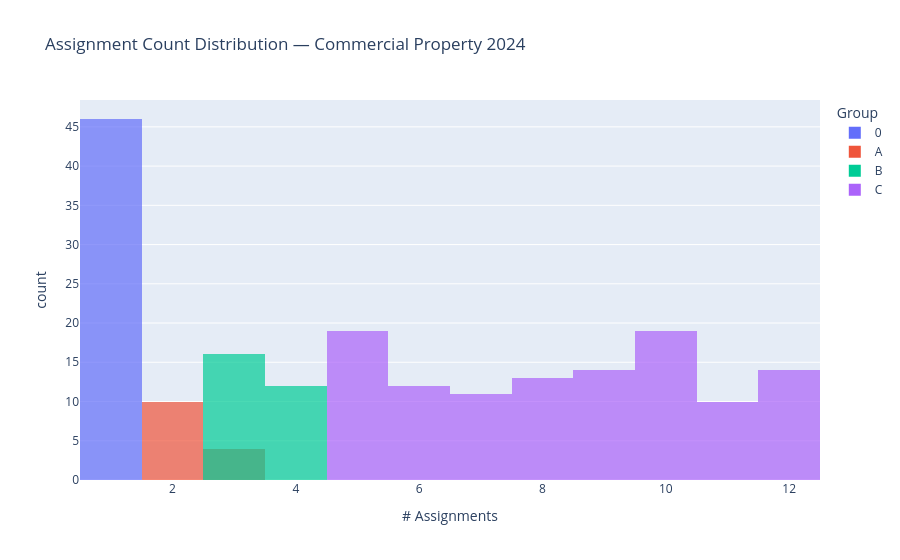

This figure's notebook cell:
### Code cell
# ── Assignment count distribution ─────────────────────────────────────────────
fig = px.histogram(claims, x="assignment_count", color="final_group",
                   title="Assignment Count Distribution — Commercial Property 2024",
                   labels={"assignment_count":"# Assignments","final_group":"Group"},
                   nbins=12, barmode="overlay", opacity=0.7,
                   category_orders={"final_group":["0","A","B","C"]})
fig.show()

### Figure 1 — Plotly figure (JSON) as saved in the notebook; plotly's stock layout.template omitted (floating-point values rounded to 4 significant figures)
{"data": [{"alignmentgroup": "True", "bingroup": "x", "hovertemplate": "Group=0<br># Assignments=%{x}<br>count=%{y}<extra></extra>", "legendgroup": "0", "marker": {"color": "#636efa", "opacity": 0.7, "pattern": {"shape": ""}}, "name": "0", "nbinsx": 12, "offsetgroup": "0", "orientation": "v", "showlegend": true, "type": "histogram", "x": [1.0, 1.0, 1.0, 1.0, 1.0, 1.0, 1.0, 1.0, 1.0, 1.0, 1.0, 1.0, 1.0, 1.0, 1.0, 1.0, 1.0, 1.0, 1.0, 1.0, 1.0, 1.0, 1.0, 1.0, 1.0, 1.0, 1.0, 1.0, 1.0, 1.0, 1.0, 1.0, 1.0, 1.0, 1.0, 1.0, 1.0, 1.0, 1.0, 1.0, 1.0, 1.0, 1.0, 1.0, 1.0, 1.0], "xaxis": "x", "yaxis": "y"}, {"alignmentgroup": "True", "bingroup": "x", "hovertemplate": "Group=A<br># Assignments=%{x}<br>count=%{y}<extra></extra>", "legendgroup": "A", "marker": {"color": "#EF553B", "opacity": 0.7, "pattern": {"shape": ""}}, "name": "A", "nbinsx": 12, "offsetgroup": "A", "orientation": "v", "showlegend": true, "type": "histogram", "x": [3.0, 2.0, 3.0, 2.0, 2.0, 3.0, 2.0, 2.0, 2.0, 2.0, 2.0, 3.0, 2.0, 2.0], "xaxis": "x", "yaxis": "y"}, {"alignmentgroup": "True", "bingroup": "x", "hovertemplate": "Group=B<br># Assignments=%{x}<br>count=%{y}<extra></extra>", "legendgroup": "B", "marker": {"color": "#00cc96", "opacity": 0.7, "pattern": {"shape": ""}}, "name": "B", "nbinsx": 12, "offsetgroup": "B", "orientation": "v", "showlegend": true, "type": "histogram", "x": [3.0, 4.0, 4.0, 4.0, 4.0, 3.0, 3.0, 4.0, 3.0, 3.0, 3.0, 3.0, 3.0, 3.0, 3.0, 4.0, 3.0, 4.0, 3.0, 3.0, 3.0, 3.0, 4.0, 3.0, 4.0, 4.0, 4.0, 4.0], "xaxis": "x", "yaxis": "y"}, {"alignmentgroup": "True", "bingroup": "x", "hovertemplate": "Group=C<br># Assignments=%{x}<br>count=%{y}<extra></extra>", "legendgroup": "C", "marker": {"color": "#ab63fa", "opacity": 0.7, "pattern": {"shape": ""}}, "name": "C", "nbinsx": 12, "offsetgroup": "C", "orientation": "v", "showlegend": true, "type": "histogram", "x": [11.0, 11.0, 6.0, 8.0, 12.0, 11.0, 5.0, 6.0, 5.0, 9.0, 9.0, 6.0, 5.0, 10.0, 8.0, 10.0, 12.0, 10.0, 7.0, 7.0, 10.0, 7.0, 12.0, 10.0, 10.0, 11.0, 8.0, 10.0, 9.0, 12.0, 6.0, 10.0, 8.0, 5.0, 10.0, 5.0, 5.0, 10.0, 10.0, 7.0, 9.0, 8.0, 6.0, 5.0, 9.0, 12.0, 9.0, 12.0, 10.0, 5.0, 9.0, 12.0, 6.0, 10.0, 6.0, 7.0, 9.0, 9.0, 9.0, 11.0, 5.0, 5.0, 6.0, 12.0, 8.0, 12.0, 11.0, 5.0, 10.0, 12.0, 11.0, 9.0, 7.0, 5.0, 7.0, 9.0, 5.0, 11.0, 6.0, 5.0, 7.0, 7.0, 6.0, 12.0, 10.0, 12.0, 8.0, 12.0, 6.0, 8.0, 10.0, 8.0, 8.0, 5.0, 5.0, 10.0, 11.0, 9.0, 10.0, 7.0, 5.0, 8.0, 11.0, 8.0, 7.0, 5.0, 8.0, 6.0, 9.0, 12.0, 5.0, 10.0], "xaxis": "x", "yaxis": "y"}], "layout": {"barmode": "overlay", "legend": {"title": {"text": "Group"}, "tracegroupgap": 0}, "title": {"text": "Assignment Count Distribution — Commercial Property 2024"}, "xaxis": {"anchor": "y", "domain": [0.0, 1.0], "title": {"text": "# Assignments"}}, "yaxis": {"anchor": "x", "domain": [0.0, 1.0], "title": {"text": "count"}}}}
